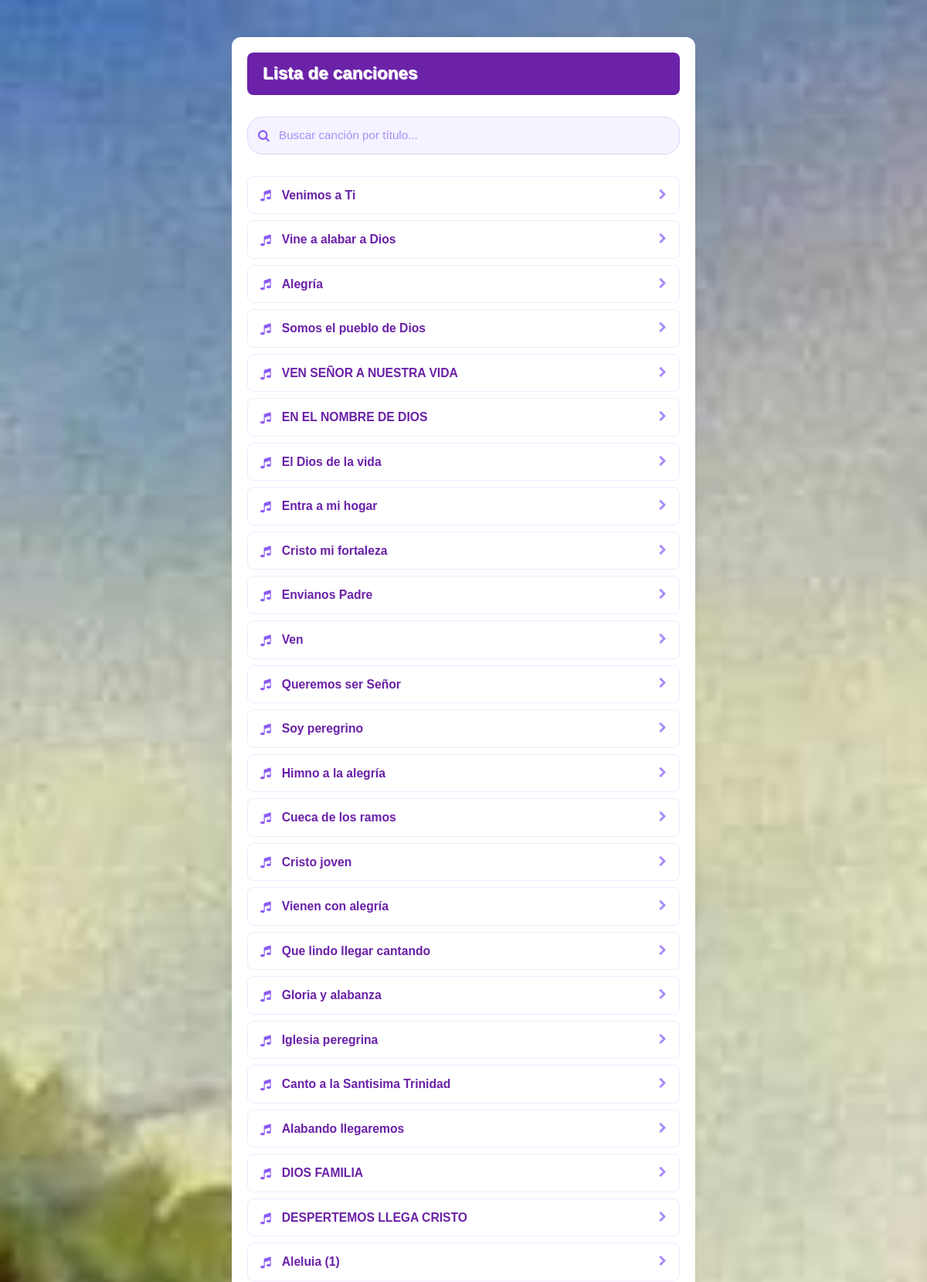
The page /canciones/ (upper part) on the database its author committed.
### Cancionero/models.py (models this page shows)
class Cancion(models.Model):
    titulo = models.CharField(max_length=200)
    contenido = models.TextField()

### Cancionero/views.py (the view)
# urls.py: path('canciones/',Cancionero.canciones, name='cancionero'),
def canciones(request):
    canciones = Cancion.objects.all()
    return render(request,'canciones.html',{'canciones':canciones})

### Cancionero/templates/canciones.html (shortened to what this page needs)
{% extends "base.html" %}
{% load static %}
{% block content %}
<br>
<br>
<div class="lista-canciones">
    <div class="encabezado-lista">
        <h2>Lista de canciones</h2>
    </div>
    <div class="buscador-contenedor">
        <i class="fa fa-search icono-buscador"></i>
        <input
            type="text"
            id="inputBuscador"
            placeholder="Buscar canción por título..."
            onkeyup="filtrarCanciones()"
        >
    </div>
    <div class="cuerpo-lista" id="contenedorCanciones">
        {% for cancion in canciones %}
            <a href="{% url 'detalle_cancion' cancion.id %}" class="item-cancion">
                <div class="info-cancion">
                    <i class="fa {{ cancion.icono|default:'fa-music' }} icono-estado"></i>
                    <span class="titulo-cancion">{{ cancion.titulo }}</span>
                </div>
                <div class="icono-accion" title="Ver detalle">
                    <i class="fa fa-chevron-right"></i>
                </div>
            </a>
        {% empty %}
            <div class="item-vacio">
                <span>No hay canciones disponibles.</span>
            </div>
        {% endfor %}
    </div>
</div>
{% endblock %}

### Cancionero/templates/base.html (shortened to what this page needs)
<!DOCTYPE html>
<html lang="en">
<head>
	{% load static %}
	<link rel="stylesheet" href="https://cdn.jsdelivr.net/npm/bootstrap@4.6.2/dist/css/bootstrap.min.css">
	<link rel="stylesheet" type="text/css" href="{% static 'css/estilos.css' %}">
	<link rel="stylesheet" href="https://use.fontawesome.com/releases/v5.12.1/css/all.css">
	<link rel="stylesheet" href="https://cdnjs.cloudflare.com/ajax/libs/font-awesome/4.7.0/css/font-awesome.min.css">
</head>
<body>
	{% load humanize %}
		{% block content %}
		{% endblock %}
</body>
</html>

### static/css/estilos.css (style rules this page uses)
* { margin: 0; padding: 0; box-sizing: border-box; font-family: 'Monserrat', sans-serif; }
body { background-size: cover; background-position: 20% 20%; background-attachment: fixed; background-image: url("../img/SanJorge.jfif"); text-shadow: 1px 1px 1px white; }
*::before, *::after { box-sizing: border-box; }
.lista-canciones { width: 100%; max-width: 600px; margin: 0 auto; background-color: #ffffff; border-radius: 12px; padding: 20px; box-sizing: border-box; color: #6b21a8; font-family: -apple-system, BlinkMacSystemFont, "Segoe UI", Roboto, sans-serif; box-shadow: 0 4px 15px rgba(0, 0, 0, 0.08); }
.encabezado-lista { background-color: #6b21a8; padding: 14px 20px; border-radius: 8px; margin-bottom: 20px; }
.encabezado-lista h2 { margin: 0; font-size: 1.4rem; font-weight: 700; color: #ffffff; }
.buscador-contenedor { position: relative; margin-bottom: 20px; }
.icono-buscador { position: absolute; left: 14px; top: 50%; transform: translateY(-50%); color: #8b5cf6; font-size: 0.95rem; }
#inputBuscador { width: 100%; padding: 12px 14px 12px 40px; background-color: #f5f3ff; border: 1px solid #ddd6fe; border-radius: 20px; color: #581c87; font-size: 0.95rem; outline: none; box-sizing: border-box; transition: border-color 0.2s ease, background-color 0.2s ease; }
#inputBuscador::placeholder { color: #a78bfa; }
.cuerpo-lista { display: flex; flex-direction: column; gap: 8px; }
.item-cancion { display: flex; align-items: center; justify-content: space-between; padding: 12px 16px; background-color: #ffffff; border: 1px solid #f3e8ff; border-radius: 8px; text-decoration: none; color: #6b21a8; transition: background-color 0.2s ease, transform 0.1s ease, border-color 0.2s ease; cursor: pointer; }
.info-cancion { display: flex; align-items: center; gap: 14px; }
.icono-estado { color: #8b5cf6; font-size: 1.1rem; }
.titulo-cancion { font-weight: 600; font-size: 0.98rem; color: #6b21a8; transition: color 0.2s ease; }
.icono-accion { color: #a78bfa; font-size: 0.9rem; transition: color 0.2s ease, transform 0.2s ease; }
input, select, textarea, option { background-color: #def; border: 1px solid #000; margin: 8px 0; padding: 10px 15px; border-radius: 8px; outline: none }
.signup-container label, input { width: 95%; }

### rows shown on the page
Cancion: titulo "Venimos a Ti"
Cancion: titulo "Vine a alabar a Dios"
Cancion: titulo "Alegría"
Cancion: titulo "Somos el pueblo de Dios"
Cancion: titulo "VEN SEÑOR A NUESTRA VIDA"
Cancion: titulo "EN EL NOMBRE DE DIOS"
Cancion: titulo "El Dios de la vida"
Cancion: titulo "Entra a mi hogar"
Cancion: titulo "Cristo mi fortaleza"
Cancion: titulo "Envianos Padre"
Cancion: titulo "Ven"
Cancion: titulo "Queremos ser Señor"
Cancion: titulo "Soy peregrino"
Cancion: titulo "Himno a la alegría"
Cancion: titulo "Cueca de los ramos"
Cancion: titulo "Cristo joven"
Cancion: titulo "Vienen con alegría"
Cancion: titulo "Que lindo llegar cantando"
Cancion: titulo "Gloria y alabanza"
Cancion: titulo "Iglesia peregrina"
Cancion: titulo "Canto a la Santisima Trinidad"
Cancion: titulo "Alabando llegaremos"
Cancion: titulo "DIOS FAMILIA"
Cancion: titulo "DESPERTEMOS LLEGA CRISTO"
Cancion: titulo "Aleluia (1)"
